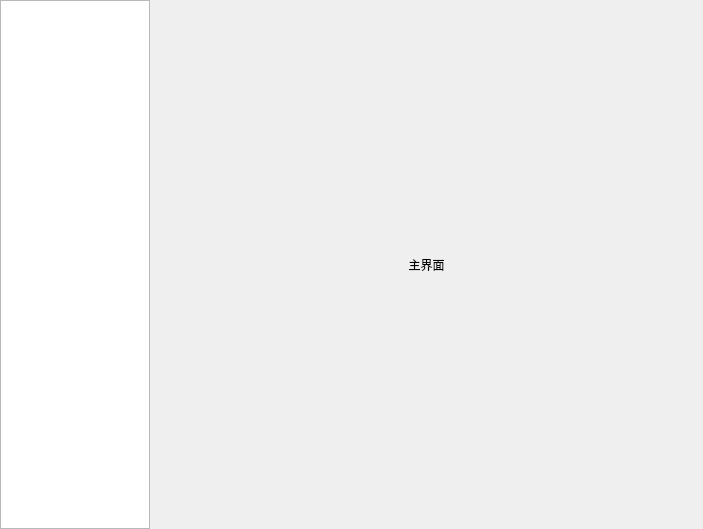
<?xml version="1.0" encoding="UTF-8"?>
<ui version="4.0">
 <class>frmNavListViewForm</class>
 <widget class="QWidget" name="frmNavListViewForm">
  <property name="geometry">
   <rect>
    <x>0</x>
    <y>0</y>
    <width>703</width>
    <height>529</height>
   </rect>
  </property>
  <property name="windowTitle">
   <string>Form</string>
  </property>
  <layout class="QHBoxLayout" name="horizontalLayout">
   <property name="spacing">
    <number>0</number>
   </property>
   <property name="leftMargin">
    <number>0</number>
   </property>
   <property name="topMargin">
    <number>0</number>
   </property>
   <property name="rightMargin">
    <number>0</number>
   </property>
   <property name="bottomMargin">
    <number>0</number>
   </property>
   <item>
    <widget class="NavListView" name="listView">
     <property name="maximumSize">
      <size>
       <width>150</width>
       <height>16777215</height>
      </size>
     </property>
    </widget>
   </item>
   <item>
    <widget class="QStackedWidget" name="stackedWidget">
     <widget class="QWidget" name="page1">
      <layout class="QVBoxLayout" name="verticalLayout">
       <item>
        <widget class="QLabel" name="lab1">
         <property name="text">
          <string>主界面</string>
         </property>
         <property name="alignment">
          <set>Qt::AlignCenter</set>
         </property>
        </widget>
       </item>
      </layout>
     </widget>
     <widget class="QWidget" name="page2">
      <layout class="QVBoxLayout" name="verticalLayout_2">
       <item>
        <widget class="QLabel" name="lab1_2">
         <property name="text">
          <string>防区信息</string>
         </property>
         <property name="alignment">
          <set>Qt::AlignCenter</set>
         </property>
        </widget>
       </item>
      </layout>
     </widget>
     <widget class="QWidget" name="page3">
      <layout class="QVBoxLayout" name="verticalLayout_3">
       <item>
        <widget class="QLabel" name="lab3">
         <property name="text">
          <string>地图编辑</string>
         </property>
         <property name="alignment">
          <set>Qt::AlignCenter</set>
         </property>
        </widget>
       </item>
      </layout>
     </widget>
     <widget class="QWidget" name="page4">
      <layout class="QVBoxLayout" name="verticalLayout_4">
       <item>
        <widget class="QLabel" name="lab4">
         <property name="text">
          <string>位置调整</string>
         </property>
         <property name="alignment">
          <set>Qt::AlignCenter</set>
         </property>
        </widget>
       </item>
      </layout>
     </widget>
    </widget>
   </item>
  </layout>
 </widget>
 <customwidgets>
  <customwidget>
   <class>NavListView</class>
   <extends>QListView</extends>
   <header>navlistview.h</header>
  </customwidget>
 </customwidgets>
 <resources/>
 <connections/>
</ui>
